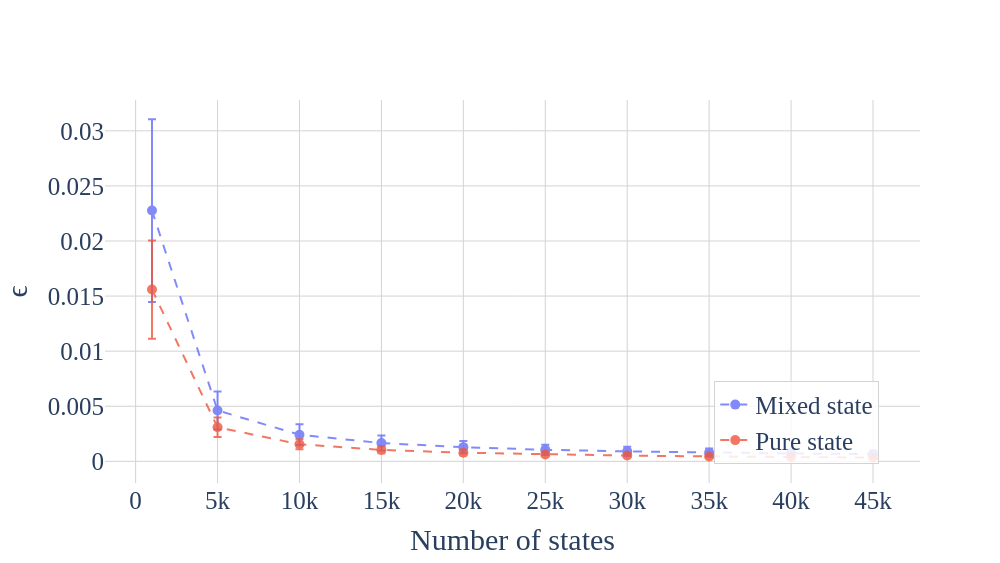
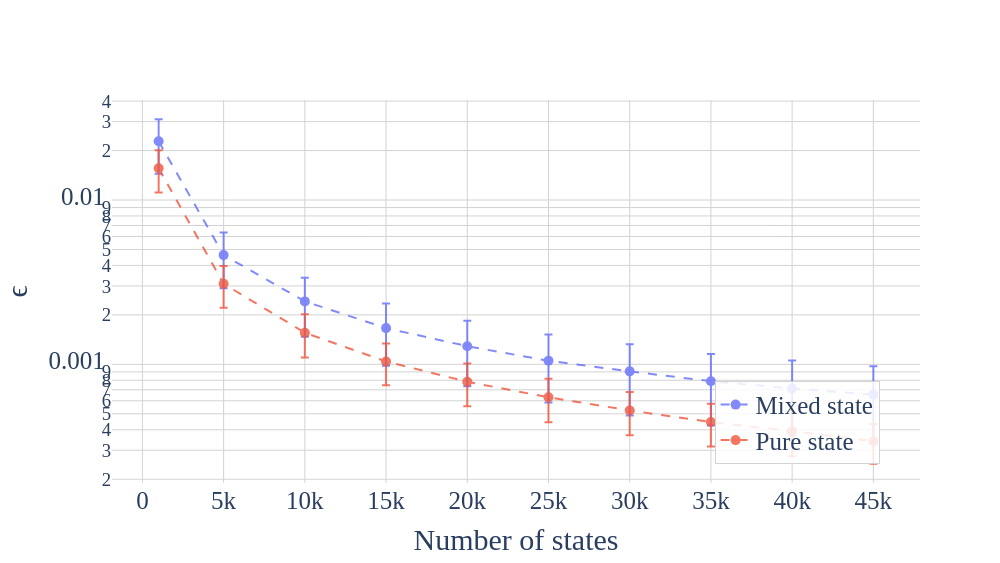

The notebook cell saved with these charts, in order:
### Code cell
display([plotter(log_y_flag=False),plotter(log_y_flag=True)])

### Figure 1 — Plotly figure (JSON) as saved in the notebook; plotly's stock layout.template omitted (floating-point values rounded to 4 significant figures)
{"data": [{"error_y": {"array": [0.008298, 0.001719, 0.0009429, 0.0006803, 0.0005543, 0.0004665, 0.0004177, 0.0003655, 0.0003443, 0.000321], "type": "data", "visible": true}, "line": {"dash": "dash", "width": 2}, "marker": {"size": 10}, "mode": "lines+markers", "name": "Mixed state", "opacity": 0.8, "type": "scatter", "x": [1000.0, 5000.0, 10000.0, 15000.0, 20000.0, 25000.0, 30000.0, 35000.0, 40000.0, 45000.0], "y": [0.02276, 0.004621, 0.002417, 0.001662, 0.00129, 0.001052, 0.0009066, 0.00079, 0.0007119, 0.0006541]}, {"error_y": {"array": [0.004462, 0.0008813, 0.0004565, 0.0002958, 0.0002276, 0.0001864, 0.0001539, 0.0001299, 0.0001168, 9.279e-05], "type": "data", "visible": true}, "line": {"dash": "dash", "width": 2}, "marker": {"size": 10}, "mode": "lines+markers", "name": "Pure state", "opacity": 0.8, "type": "scatter", "x": [1000.0, 5000.0, 10000.0, 15000.0, 20000.0, 25000.0, 30000.0, 35000.0, 40000.0, 45000.0], "y": [0.01559, 0.003092, 0.001558, 0.001041, 0.0007834, 0.0006302, 0.0005245, 0.000446, 0.0003929, 0.0003408]}], "layout": {"height": 563, "legend": {"bgcolor": "rgba(255, 255, 255, 0.85)", "bordercolor": "lightgray", "borderwidth": 1, "font": {"family": "Times New Roman", "size": 25}, "x": 0.95, "xanchor": "right", "y": 0.05, "yanchor": "bottom"}, "paper_bgcolor": "white", "plot_bgcolor": "white", "width": 1000, "xaxis": {"gridcolor": "lightgray", "gridwidth": 1, "showgrid": true, "tickfont": {"family": "Times New Roman", "size": 25}, "title": {"font": {"family": "Times New Roman", "size": 30}, "text": "Number of states"}, "zeroline": false}, "yaxis": {"gridcolor": "lightgray", "gridwidth": 1, "showgrid": true, "tickfont": {"family": "Times New Roman", "size": 25}, "title": {"font": {"family": "Times New Roman", "size": 30}, "text": "ϵ"}, "type": "linear", "zeroline": false}}}

### Figure 2 — Plotly figure (JSON) as saved in the notebook; plotly's stock layout.template omitted (floating-point values rounded to 4 significant figures)
{"data": [{"error_y": {"array": [0.008298, 0.001719, 0.0009429, 0.0006803, 0.0005543, 0.0004665, 0.0004177, 0.0003655, 0.0003443, 0.000321], "type": "data", "visible": true}, "line": {"dash": "dash", "width": 2}, "marker": {"size": 10}, "mode": "lines+markers", "name": "Mixed state", "opacity": 0.8, "type": "scatter", "x": [1000.0, 5000.0, 10000.0, 15000.0, 20000.0, 25000.0, 30000.0, 35000.0, 40000.0, 45000.0], "y": [0.02276, 0.004621, 0.002417, 0.001662, 0.00129, 0.001052, 0.0009066, 0.00079, 0.0007119, 0.0006541]}, {"error_y": {"array": [0.004462, 0.0008813, 0.0004565, 0.0002958, 0.0002276, 0.0001864, 0.0001539, 0.0001299, 0.0001168, 9.279e-05], "type": "data", "visible": true}, "line": {"dash": "dash", "width": 2}, "marker": {"size": 10}, "mode": "lines+markers", "name": "Pure state", "opacity": 0.8, "type": "scatter", "x": [1000.0, 5000.0, 10000.0, 15000.0, 20000.0, 25000.0, 30000.0, 35000.0, 40000.0, 45000.0], "y": [0.01559, 0.003092, 0.001558, 0.001041, 0.0007834, 0.0006302, 0.0005245, 0.000446, 0.0003929, 0.0003408]}], "layout": {"height": 563, "legend": {"bgcolor": "rgba(255, 255, 255, 0.85)", "bordercolor": "lightgray", "borderwidth": 1, "font": {"family": "Times New Roman", "size": 25}, "x": 0.95, "xanchor": "right", "y": 0.05, "yanchor": "bottom"}, "paper_bgcolor": "white", "plot_bgcolor": "white", "width": 1000, "xaxis": {"gridcolor": "lightgray", "gridwidth": 1, "showgrid": true, "tickfont": {"family": "Times New Roman", "size": 25}, "title": {"font": {"family": "Times New Roman", "size": 30}, "text": "Number of states"}, "zeroline": false}, "yaxis": {"gridcolor": "lightgray", "gridwidth": 1, "showgrid": true, "tickfont": {"family": "Times New Roman", "size": 25}, "title": {"font": {"family": "Times New Roman", "size": 30}, "text": "ϵ"}, "type": "log", "zeroline": false}}}
